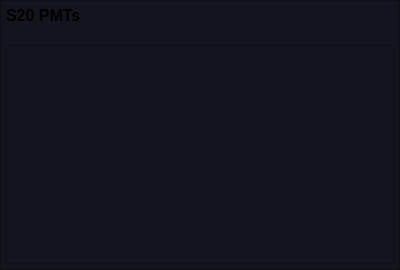
     <widget class="QFrame" name="frame_rads">
      <property name="geometry">
       <rect>
        <x>789</x>
        <y>355</y>
        <width>400</width>
        <height>270</height>
       </rect>
      </property>
      <property name="styleSheet">
       <string notr="true">background-color: rgb(20,20,30);</string>
      </property>
      <property name="frameShape">
       <enum>QFrame::StyledPanel</enum>
      </property>
      <property name="frameShadow">
       <enum>QFrame::Raised</enum>
      </property>
      <layout class="QGridLayout" name="gridLayout_6">
       <property name="leftMargin">
        <number>5</number>
       </property>
       <property name="topMargin">
        <number>5</number>
       </property>
       <property name="rightMargin">
        <number>5</number>
       </property>
       <property name="bottomMargin">
        <number>5</number>
       </property>
       <property name="spacing">
        <number>5</number>
       </property>
       <item row="0" column="0">
        <widget class="QLabel" name="label_24">
         <property name="maximumSize">
          <size>
           <width>16777215</width>
           <height>30</height>
          </size>
         </property>
         <property name="font">
          <font>
           <pointsize>12</pointsize>
           <weight>75</weight>
           <bold>true</bold>
          </font>
         </property>
         <property name="text">
          <string>S20 PMTs</string>
         </property>
         <property name="alignment">
          <set>Qt::AlignLeading|Qt::AlignLeft|Qt::AlignVCenter</set>
         </property>
        </widget>
       </item>
       <item row="2" column="0">
        <widget class="PyDMTimePlot" name="plot_PMT">
         <property name="toolTip">
          <string/>
         </property>
         <property name="showXGrid">
          <bool>true</bool>
         </property>
         <property name="showYGrid">
          <bool>true</bool>
         </property>
         <property name="yAxes">
          <stringlist>
           <string>{&quot;name&quot;: &quot;Axis 1&quot;, &quot;orientation&quot;: &quot;right&quot;, &quot;label&quot;: &quot;Counts&quot;, &quot;minRange&quot;: 0.0, &quot;maxRange&quot;: 19500.0, &quot;autoRange&quot;: true, &quot;logMode&quot;: false}</string>
          </stringlist>
         </property>
         <property name="showLegend">
          <bool>true</bool>
         </property>
         <property name="curves">
          <stringlist>
           <string>{&quot;channel&quot;: &quot;PMT:LI20:3060:QDCRAW&quot;, &quot;plot_style&quot;: null, &quot;name&quot;: &quot;PMT3060&quot;, &quot;color&quot;: &quot;#8dd3c7&quot;, &quot;lineStyle&quot;: 1, &quot;lineWidth&quot;: 2, &quot;symbol&quot;: null, &quot;symbolSize&quot;: 10, &quot;yAxisName&quot;: &quot;Axis 1&quot;, &quot;barWidth&quot;: null, &quot;upperThreshold&quot;: null, &quot;lowerThreshold&quot;: null, &quot;thresholdColor&quot;: &quot;white&quot;}</string>
           <string>{&quot;channel&quot;: &quot;PMT:LI20:3070:QDCRAW&quot;, &quot;plot_style&quot;: null, &quot;name&quot;: &quot;PMT3070&quot;, &quot;color&quot;: &quot;#ffffb3&quot;, &quot;lineStyle&quot;: 1, &quot;lineWidth&quot;: 2, &quot;symbol&quot;: null, &quot;symbolSize&quot;: 10, &quot;yAxisName&quot;: &quot;Axis 1&quot;, &quot;barWidth&quot;: null, &quot;upperThreshold&quot;: null, &quot;lowerThreshold&quot;: null, &quot;thresholdColor&quot;: &quot;white&quot;}</string>
           <string>{&quot;channel&quot;: &quot;PMT:LI20:3179:QDCRAW&quot;, &quot;plot_style&quot;: null, &quot;name&quot;: &quot;PMT3179&quot;, &quot;color&quot;: &quot;#bebada&quot;, &quot;lineStyle&quot;: 1, &quot;lineWidth&quot;: 2, &quot;symbol&quot;: null, &quot;symbolSize&quot;: 10, &quot;yAxisName&quot;: &quot;Axis 1&quot;, &quot;barWidth&quot;: null, &quot;upperThreshold&quot;: null, &quot;lowerThreshold&quot;: null, &quot;thresholdColor&quot;: &quot;white&quot;}</string>
           <string>{&quot;channel&quot;: &quot;PMT:LI20:3350:QDCRAW&quot;, &quot;plot_style&quot;: null, &quot;name&quot;: &quot;PMT3350&quot;, &quot;color&quot;: &quot;#fb8072&quot;, &quot;lineStyle&quot;: 1, &quot;lineWidth&quot;: 2, &quot;symbol&quot;: null, &quot;symbolSize&quot;: 10, &quot;yAxisName&quot;: &quot;Axis 1&quot;, &quot;barWidth&quot;: null, &quot;upperThreshold&quot;: null, &quot;lowerThreshold&quot;: null, &quot;thresholdColor&quot;: &quot;white&quot;}</string>
           <string>{&quot;channel&quot;: &quot;PMT:LI20:3360:QDCRAW&quot;, &quot;plot_style&quot;: null, &quot;name&quot;: &quot;PMT3360&quot;, &quot;color&quot;: &quot;#80b1d3&quot;, &quot;lineStyle&quot;: 1, &quot;lineWidth&quot;: 2, &quot;symbol&quot;: null, &quot;symbolSize&quot;: 10, &quot;yAxisName&quot;: &quot;Axis 1&quot;, &quot;barWidth&quot;: null, &quot;upperThreshold&quot;: null, &quot;lowerThreshold&quot;: null, &quot;thresholdColor&quot;: &quot;white&quot;}</string>
          </stringlist>
         </property>
         <property name="timeSpan">
          <double>60.000000000000000</double>
         </property>
         <property name="autoRangeY">
          <bool>false</bool>
         </property>
         <property name="maxYRange">
          <double>19500.000000000000000</double>
         </property>
        </widget>
       </item>
       <item row="1" column="0">
        <widget class="PyDMDrawingLine" name="PyDMDrawingLine_3">
         <property name="minimumSize">
          <size>
           <width>0</width>
           <height>10</height>
          </size>
         </property>
         <property name="maximumSize">
          <size>
           <width>16777215</width>
           <height>10</height>
          </size>
         </property>
         <property name="toolTip">
          <string/>
         </property>
         <property name="brush" stdset="0">
          <brush brushstyle="SolidPattern">
           <color alpha="255">
            <red>200</red>
            <green>200</green>
            <blue>200</blue>
           </color>
          </brush>
         </property>
         <property name="penColor" stdset="0">
          <color>
           <red>80</red>
           <green>80</green>
           <blue>80</blue>
          </color>
         </property>
         <property name="penWidth" stdset="0">
          <double>1.000000000000000</double>
         </property>
        </widget>
       </item>
      </layout>
     </widget>
